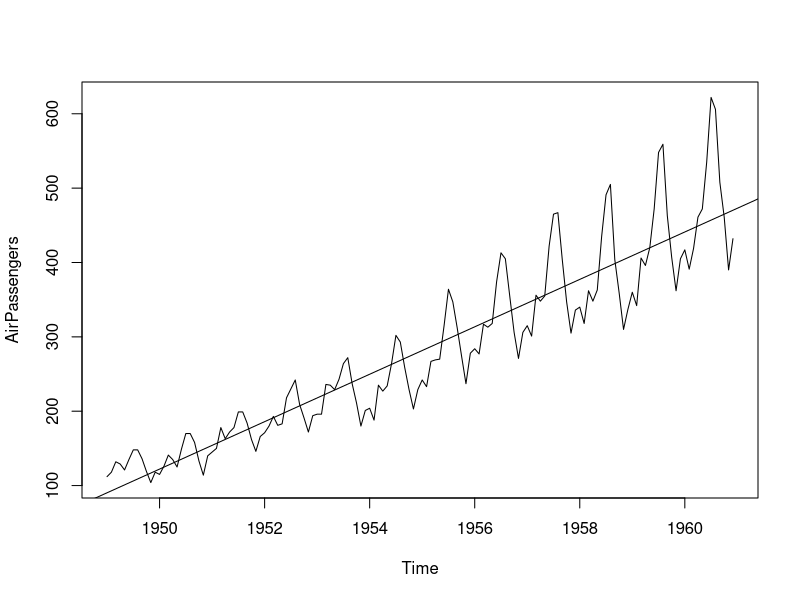
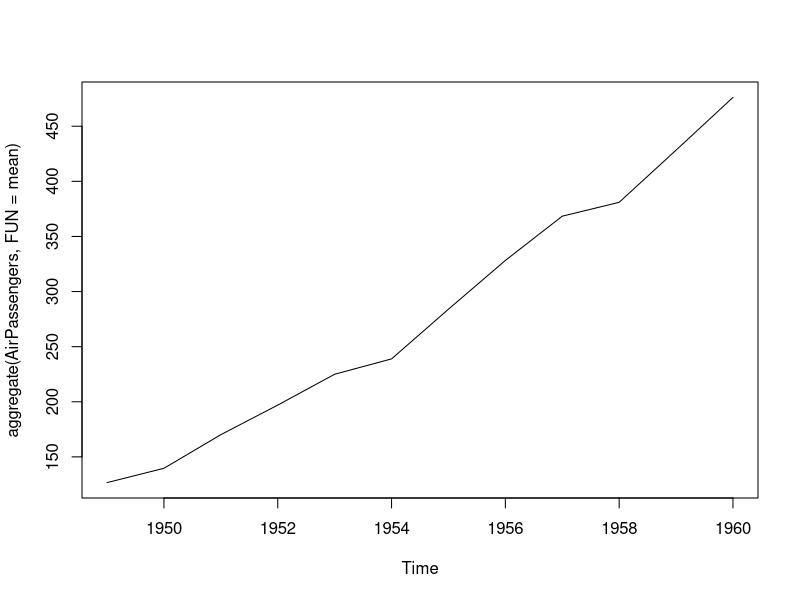
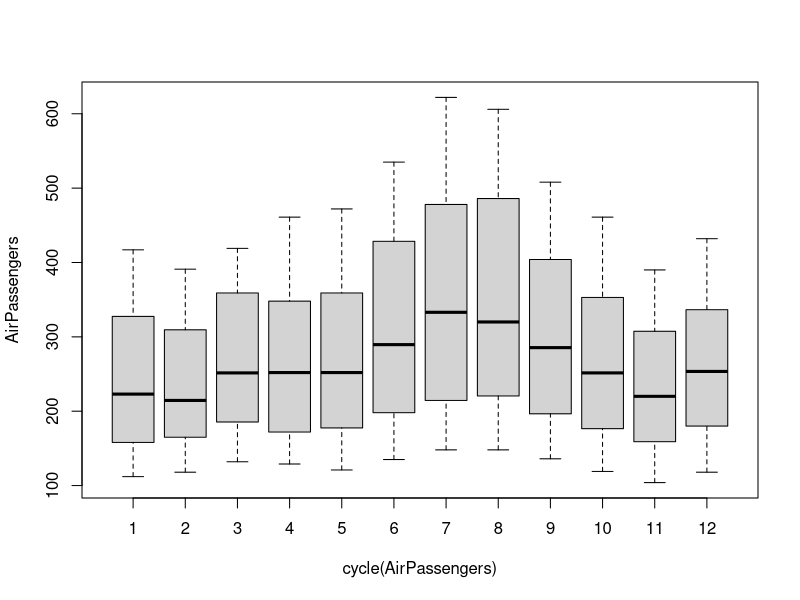

Write the R code that produced these figures, in order.
# Implement Time Series Forecasting

data("AirPassengers")
class(AirPassengers)


#to know the Start of time series
start(AirPassengers)

# to know the end of time series 
end(AirPassengers)

#to know the frequency of the dataset (here 12 means that the time series is on monthly basis)
frequency(AirPassengers)


# to know the mean median etc of the dataset 
summary(AirPassengers)


# to Plot the time series model
plot(AirPassengers)


# to plot the the best fit line which can be used for regression

abline(reg = lm(AirPassengers~time(AirPassengers)))



# to print the cycle across years
cycle(AirPassengers)


# to aggregrate the cycle and display its trends per year

plot(aggregate(AirPassengers, FUN = mean))


# Visualize using BOX-Plot 
boxplot(AirPassengers~cycle(AirPassengers))
